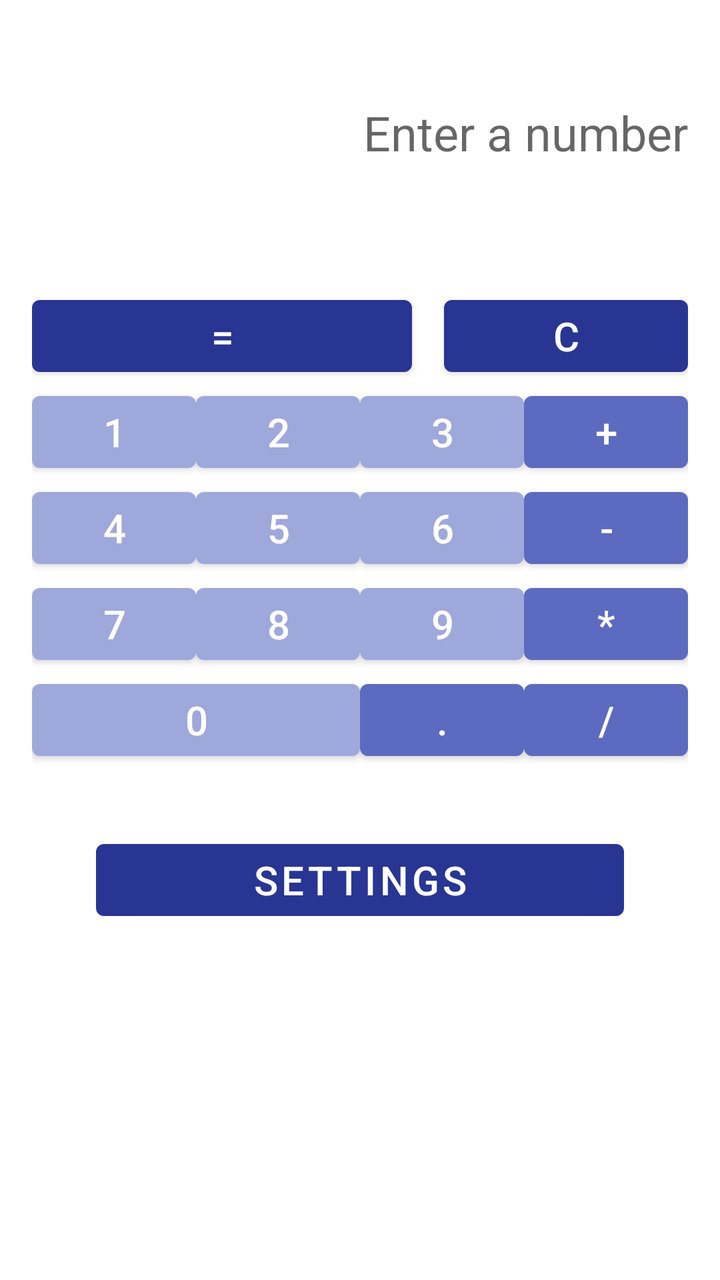
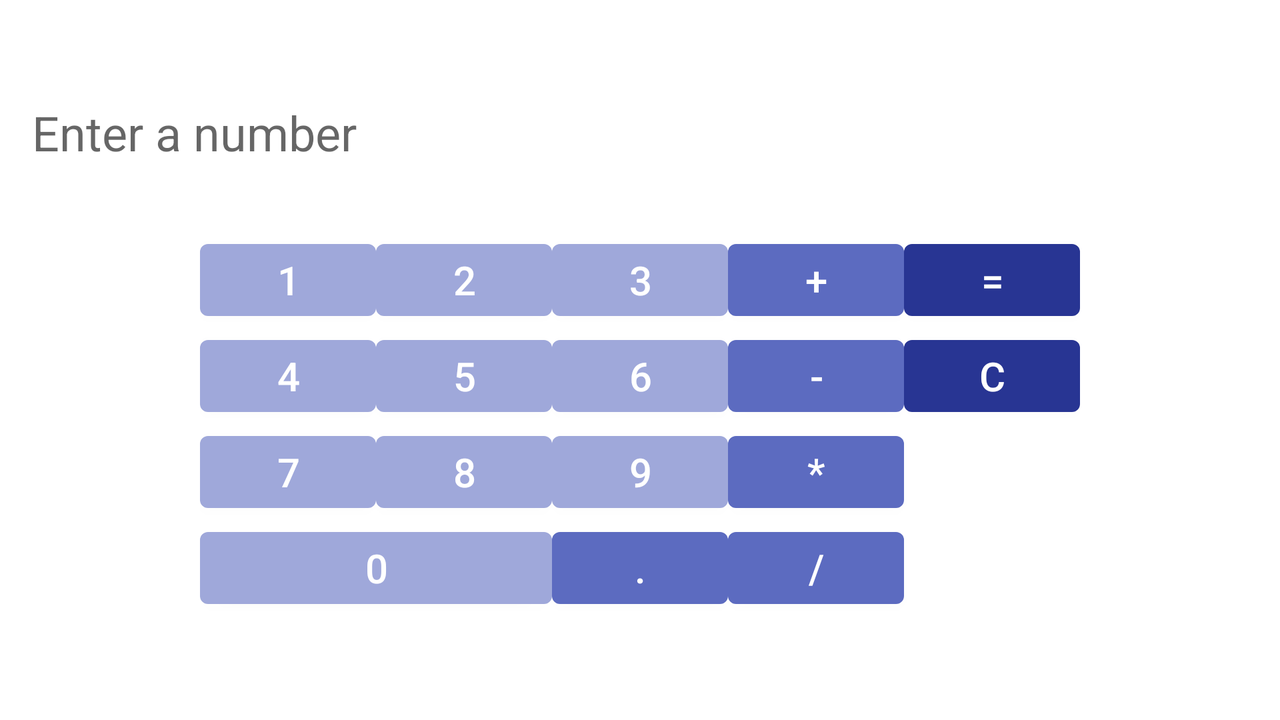

First picture: res/layout/ on a phone held upright. Second picture: the repository's own variant of that layout, on a device whose configuration matches the variant's folder. Source for both follows.
<!-- AndroidManifest.xml: application theme Theme.A_Calculator -->
<!-- res/layout/activity_main.xml -->
<?xml version="1.0" encoding="utf-8"?>
<FrameLayout xmlns:android="http://schemas.android.com/apk/res/android"
    xmlns:tools="http://schemas.android.com/tools"
    android:layout_width="match_parent"
    android:layout_height="match_parent"
    tools:context=".MainActivity">

    <com.google.android.material.textview.MaterialTextView
        android:id="@+id/input_text_field"
        android:layout_width="match_parent"
        android:layout_height="wrap_content"
        android:gravity="right|center"
        android:hint="@string/enter_a_number_text"
        style="@style/TextFieldStyle"
        tools:ignore="RtlHardcoded" />

    <TableLayout
        android:layout_width="match_parent"
        android:layout_height="wrap_content"
        android:layout_gravity="center"
        android:orientation="vertical"
        android:layout_margin="@dimen/default_margin">

        <TableRow
            android:layout_width="match_parent"
            android:layout_height="match_parent"
            android:gravity="center"
            android:orientation="horizontal">

            <com.google.android.material.button.MaterialButton
                android:id="@+id/button_eq"
                android:layout_width="wrap_content"
                android:layout_height="wrap_content"
                android:layout_marginEnd="@dimen/default_margin"
                android:text="@string/btn_text_equal"
                android:layout_weight="3"
                style="@style/CalcButtonStyle.Fun" />

            <com.google.android.material.button.MaterialButton
                android:id="@+id/button_c"
                android:layout_width="wrap_content"
                android:layout_height="wrap_content"
                android:text="@string/btn_text_c"
                android:layout_weight="1"
                style="@style/CalcButtonStyle.Fun"/>

        </TableRow>

        <TableRow
            android:layout_width="match_parent"
            android:layout_height="match_parent"
            android:gravity="center"
            android:orientation="horizontal">

            <com.google.android.material.button.MaterialButton
                style="@style/CalcButtonStyle.Num"
                android:id="@+id/button_num1"
                android:layout_width="0dp"
                android:layout_height="wrap_content"
                android:text="@string/btn_text_1"
                android:layout_weight="1"/>

            <com.google.android.material.button.MaterialButton
                style="@style/CalcButtonStyle.Num"
                android:id="@+id/button_num2"
                android:layout_width="0dp"
                android:layout_height="wrap_content"
                android:text="@string/btn_text_2"
                android:layout_weight="1"/>

            <com.google.android.material.button.MaterialButton
                style="@style/CalcButtonStyle.Num"
                android:id="@+id/button_num3"
                android:layout_width="0dp"
                android:layout_height="wrap_content"
                android:text="@string/btn_text_3"
                android:layout_weight="1"/>

            <com.google.android.material.button.MaterialButton
                style="@style/CalcButtonStyle.Sign"
                android:id="@+id/button_plus"
                android:layout_width="0dp"
                android:layout_height="wrap_content"
                android:text="@string/btn_text_plus"
                android:layout_weight="1"/>
        </TableRow>

        <TableRow
            android:layout_width="match_parent"
            android:layout_height="match_parent"
            android:gravity="center"
            android:orientation="horizontal">

            <com.google.android.material.button.MaterialButton
                style="@style/CalcButtonStyle.Num"
                android:id="@+id/button_num4"
                android:layout_width="0dp"
                android:layout_height="wrap_content"
                android:text="@string/btn_text_4"
                android:layout_weight="1"/>

            <com.google.android.material.button.MaterialButton
                style="@style/CalcButtonStyle.Num"
                android:id="@+id/button_num5"
                android:layout_width="0dp"
                android:layout_height="wrap_content"
                android:text="@string/btn_text_5"
                android:layout_weight="1"/>

            <com.google.android.material.button.MaterialButton
                style="@style/CalcButtonStyle.Num"
                android:id="@+id/button_num6"
                android:layout_width="0dp"
                android:layout_height="wrap_content"
                android:text="@string/btn_text_6"
                android:layout_weight="1"/>

            <com.google.android.material.button.MaterialButton
                style="@style/CalcButtonStyle.Sign"
                android:id="@+id/button_minus"
                android:layout_width="0dp"
                android:layout_height="wrap_content"
                android:text="@string/btn_text_minus"
                android:layout_weight="1"/>
        </TableRow>

        <TableRow
            android:layout_width="match_parent"
            android:layout_height="match_parent"
            android:gravity="center"
            android:orientation="horizontal">

            <com.google.android.material.button.MaterialButton
                style="@style/CalcButtonStyle.Num"
                android:id="@+id/button_num7"
                android:layout_width="0dp"
                android:layout_height="wrap_content"
                android:text="@string/btn_text_7"
                android:layout_weight="1"/>

            <com.google.android.material.button.MaterialButton
                style="@style/CalcButtonStyle.Num"
                android:id="@+id/button_num8"
                android:layout_width="0dp"
                android:layout_height="wrap_content"
                android:text="@string/btn_text_8"
                android:layout_weight="1"/>

            <com.google.android.material.button.MaterialButton
                style="@style/CalcButtonStyle.Num"
                android:id="@+id/button_num9"
                android:layout_width="0dp"
                android:layout_height="wrap_content"
                android:text="@string/btn_text_9"
                android:layout_weight="1"/>

            <com.google.android.material.button.MaterialButton
                style="@style/CalcButtonStyle.Sign"
                android:id="@+id/button_multi"
                android:layout_width="0dp"
                android:layout_height="wrap_content"
                android:text="@string/btn_text_multi"
                android:layout_weight="1"/>
        </TableRow>

        <TableRow
            android:layout_width="match_parent"
            android:layout_height="match_parent"
            android:gravity="center"
            android:orientation="horizontal">

            <com.google.android.material.button.MaterialButton
                style="@style/CalcButtonStyle.Num"
                android:id="@+id/button_num0"
                android:layout_width="0dp"
                android:layout_height="wrap_content"
                android:text="@string/btn_text_0"
                android:layout_weight="2"/>

            <com.google.android.material.button.MaterialButton
                style="@style/CalcButtonStyle.Sign"
                android:id="@+id/button_point"
                android:layout_width="0dp"
                android:layout_height="wrap_content"
                android:text="@string/btn_text_point"
                android:layout_weight="1"/>

            <com.google.android.material.button.MaterialButton
                style="@style/CalcButtonStyle.Sign"
                android:id="@+id/button_div"
                android:layout_width="0dp"
                android:layout_height="wrap_content"
                android:text="@string/btn_text_div"
                android:layout_weight="1"/>

        </TableRow>

        <com.google.android.material.button.MaterialButton
            style="@style/CalcButtonStyle.Fun"
            android:id="@+id/button_settings"
            android:layout_width="match_parent"
            android:layout_height="wrap_content"
            android:layout_margin="@dimen/double_margin"
            android:text="@string/txt_settings">
        </com.google.android.material.button.MaterialButton>
    </TableLayout>



</FrameLayout>
<!-- resources referenced by this layout -->
<resources>
  <dimen name="default_margin">16dp</dimen>
  <dimen name="double_margin">32dp</dimen>
  <string name="btn_text_0">0</string>
  <string name="btn_text_1">1</string>
  <string name="btn_text_2">2</string>
  <string name="btn_text_3">3</string>
  <string name="btn_text_4">4</string>
  <string name="btn_text_5">5</string>
  <string name="btn_text_6">6</string>
  <string name="btn_text_7">7</string>
  <string name="btn_text_8">8</string>
  <string name="btn_text_9">9</string>
  <string name="btn_text_c">C</string>
  <string name="btn_text_div">/</string>
  <string name="btn_text_equal">=</string>
  <string name="btn_text_minus">-</string>
  <string name="btn_text_multi">*</string>
  <string name="btn_text_plus">+</string>
  <string name="btn_text_point">.</string>
  <string name="enter_a_number_text">Enter a number</string>
  <string name="txt_settings">Settings</string>
  <style name="CalcButtonStyle.Fun">
          <item name="backgroundTint">@color/blue_800</item>
      </style>
  <style name="CalcButtonStyle.Num">
          <item name="backgroundTint">@color/blue_200</item>
      </style>
  <style name="CalcButtonStyle.Sign">
          <item name="backgroundTint">@color/blue_400</item>
      </style>
  <style name="TextFieldStyle">
          <item name="android:textSize">@dimen/text_size</item>
          <item name="android:layout_marginStart">@dimen/default_margin</item>
          <item name="android:layout_marginEnd">@dimen/default_margin</item>
          <item name="android:layout_marginTop">@dimen/edit_text_margin_top</item>
      </style>
  <style name="Theme.A_Calculator" parent="Theme.MaterialComponents.DayNight.DarkActionBar">
          
          <item name="colorPrimary">@color/purple_500</item>
          <item name="colorPrimaryVariant">@color/purple_700</item>
          <item name="colorOnPrimary">@color/white</item>
          
          <item name="colorSecondary">@color/teal_200</item>
          <item name="colorSecondaryVariant">@color/teal_700</item>
          <item name="colorOnSecondary">@color/black</item>
          
          <item name="android:statusBarColor" tools:targetApi="l">?attr/colorPrimaryVariant</item>
          
      </style>
  <color name="blue_800">#283593</color>
  <color name="blue_200">#9fa8da</color>
  <color name="blue_400">#5c6bc0</color>
  <dimen name="text_size">24sp</dimen>
  <dimen name="edit_text_margin_top">50dp</dimen>
  <color name="purple_500">#FF6200EE</color>
  <color name="purple_700">#FF3700B3</color>
  <color name="white">#FFFFFFFF</color>
  <color name="teal_200">#FF03DAC5</color>
  <color name="teal_700">#FF018786</color>
  <color name="black">#FF000000</color>
</resources>
<!-- res/layout-land/activity_main.xml (the repository's variant of the layout above) -->
<!-- drawn on the phone turned sideways -->
<?xml version="1.0" encoding="utf-8"?>
<FrameLayout xmlns:android="http://schemas.android.com/apk/res/android"
    xmlns:tools="http://schemas.android.com/tools"
    android:layout_width="match_parent"
    android:layout_height="match_parent"
    xmlns:app="http://schemas.android.com/apk/res-auto"
    tools:context=".MainActivity">

    <androidx.appcompat.widget.AppCompatImageView
        android:layout_width="match_parent"
        android:layout_height="match_parent"
        android:layout_gravity="center"
        android:scaleType="centerCrop"
        app:srcCompat="@drawable/background_land"/>

    <com.google.android.material.textview.MaterialTextView
        style="@style/TextFieldStyle"
        android:id="@+id/textField"
        android:layout_width="match_parent"
        android:layout_height="wrap_content"
        android:gravity="left|center"
        android:hint="@string/enter_a_number_text"
        tools:ignore="RtlHardcoded" />

    <TableLayout
        android:layout_width="wrap_content"
        android:layout_height="wrap_content"
        android:layout_gravity="center"
        android:orientation="vertical"
        android:layout_marginTop="@dimen/double_margin">

        <TableRow
            android:layout_width="match_parent"
            android:layout_height="match_parent"
            android:gravity="center"
            android:orientation="horizontal">

            <com.google.android.material.button.MaterialButton
                style="@style/CalcButtonStyle.Num"
                android:id="@+id/button_num1"
                android:layout_width="wrap_content"
                android:layout_height="wrap_content"
                android:text="@string/btn_text_1" />

            <com.google.android.material.button.MaterialButton
                style="@style/CalcButtonStyle.Num"
                android:id="@+id/button_num2"
                android:layout_width="wrap_content"
                android:layout_height="wrap_content"
                android:text="@string/btn_text_2" />

            <com.google.android.material.button.MaterialButton
                style="@style/CalcButtonStyle.Num"
                android:id="@+id/button_num3"
                android:layout_width="wrap_content"
                android:layout_height="wrap_content"
                android:text="@string/btn_text_3" />

            <com.google.android.material.button.MaterialButton
                style="@style/CalcButtonStyle.Sign"
                android:id="@+id/button_plus"
                android:layout_width="wrap_content"
                android:layout_height="wrap_content"
                android:text="@string/btn_text_plus" />

            <com.google.android.material.button.MaterialButton
                style="@style/CalcButtonStyle.Fun"
                android:id="@+id/button_eq"
                android:layout_width="wrap_content"
                android:layout_height="wrap_content"
                android:text="@string/btn_text_equal" />
        </TableRow>

        <TableRow
            android:layout_width="match_parent"
            android:layout_height="match_parent"
            android:gravity="center"
            android:orientation="horizontal">

            <com.google.android.material.button.MaterialButton
                style="@style/CalcButtonStyle.Num"
                android:id="@+id/button_num4"
                android:layout_width="wrap_content"
                android:layout_height="wrap_content"
                android:text="@string/btn_text_4" />

            <com.google.android.material.button.MaterialButton
                style="@style/CalcButtonStyle.Num"
                android:id="@+id/button_num5"
                android:layout_width="wrap_content"
                android:layout_height="wrap_content"
                android:text="@string/btn_text_5" />

            <com.google.android.material.button.MaterialButton
                style="@style/CalcButtonStyle.Num"
                android:id="@+id/button_num6"
                android:layout_width="wrap_content"
                android:layout_height="wrap_content"
                android:text="@string/btn_text_6" />

            <com.google.android.material.button.MaterialButton
                style="@style/CalcButtonStyle.Sign"
                android:id="@+id/button_minus"
                android:layout_width="wrap_content"
                android:layout_height="wrap_content"
                android:text="@string/btn_text_minus" />

            <com.google.android.material.button.MaterialButton
                style="@style/CalcButtonStyle.Fun"
                android:id="@+id/button_c"
                android:layout_width="wrap_content"
                android:layout_height="wrap_content"
                android:text="@string/btn_text_c" />
        </TableRow>

        <TableRow
            android:layout_width="match_parent"
            android:layout_height="match_parent"
            android:gravity="start"
            android:orientation="horizontal">

            <com.google.android.material.button.MaterialButton
                style="@style/CalcButtonStyle.Num"
                android:id="@+id/button_num7"
                android:layout_width="wrap_content"
                android:layout_height="wrap_content"
                android:text="@string/btn_text_7" />

            <com.google.android.material.button.MaterialButton
                style="@style/CalcButtonStyle.Num"
                android:id="@+id/button_num8"
                android:layout_width="wrap_content"
                android:layout_height="wrap_content"
                android:text="@string/btn_text_8" />

            <com.google.android.material.button.MaterialButton
                style="@style/CalcButtonStyle.Num"
                android:id="@+id/button_num9"
                android:layout_width="wrap_content"
                android:layout_height="wrap_content"
                android:text="@string/btn_text_9" />

            <com.google.android.material.button.MaterialButton
                style="@style/CalcButtonStyle.Sign"
                android:id="@+id/button_multi"
                android:layout_width="wrap_content"
                android:layout_height="wrap_content"
                android:text="@string/btn_text_multi" />
        </TableRow>

        <TableRow
            android:layout_width="match_parent"
            android:layout_height="match_parent"
            android:gravity="start"
            android:orientation="horizontal">

            <com.google.android.material.button.MaterialButton
                style="@style/CalcButtonStyle.Num"
                android:id="@+id/button_num0"
                android:layout_width="wrap_content"
                android:layout_height="wrap_content"
                android:layout_span="2"
                android:text="@string/btn_text_0" />

            <com.google.android.material.button.MaterialButton
                style="@style/CalcButtonStyle.Sign"
                android:id="@+id/button_point"
                android:layout_width="wrap_content"
                android:layout_height="wrap_content"
                android:text="@string/btn_text_point" />

            <com.google.android.material.button.MaterialButton
                style="@style/CalcButtonStyle.Sign"
                android:id="@+id/button_div"
                android:layout_width="wrap_content"
                android:layout_height="wrap_content"
                android:text="@string/btn_text_div" />


        </TableRow>


    </TableLayout>

</FrameLayout>
<!-- resources referenced by the variant -->
<!-- as the phone turned sideways resolves them -->
<resources>
  <dimen name="double_margin">32dp</dimen>
  <string name="btn_text_0">0</string>
  <string name="btn_text_1">1</string>
  <string name="btn_text_2">2</string>
  <string name="btn_text_3">3</string>
  <string name="btn_text_4">4</string>
  <string name="btn_text_5">5</string>
  <string name="btn_text_6">6</string>
  <string name="btn_text_7">7</string>
  <string name="btn_text_8">8</string>
  <string name="btn_text_9">9</string>
  <string name="btn_text_c">C</string>
  <string name="btn_text_div">/</string>
  <string name="btn_text_equal">=</string>
  <string name="btn_text_minus">-</string>
  <string name="btn_text_multi">*</string>
  <string name="btn_text_plus">+</string>
  <string name="btn_text_point">.</string>
  <string name="enter_a_number_text">Enter a number</string>
  <style name="CalcButtonStyle.Fun">
          <item name="backgroundTint">@color/blue_800</item>
      </style>
  <style name="CalcButtonStyle.Num">
          <item name="backgroundTint">@color/blue_200</item>
      </style>
  <style name="CalcButtonStyle.Sign">
          <item name="backgroundTint">@color/blue_400</item>
      </style>
  <style name="TextFieldStyle">
          <item name="android:textSize">@dimen/text_size</item>
          <item name="android:layout_marginStart">@dimen/default_margin</item>
          <item name="android:layout_marginEnd">@dimen/default_margin</item>
          <item name="android:layout_marginTop">@dimen/edit_text_margin_top</item>
      </style>
  <style name="Theme.A_Calculator" parent="Theme.MaterialComponents.DayNight.DarkActionBar">
          
          <item name="colorPrimary">@color/purple_500</item>
          <item name="colorPrimaryVariant">@color/purple_700</item>
          <item name="colorOnPrimary">@color/white</item>
          
          <item name="colorSecondary">@color/teal_200</item>
          <item name="colorSecondaryVariant">@color/teal_700</item>
          <item name="colorOnSecondary">@color/black</item>
          
          <item name="android:statusBarColor" tools:targetApi="l">?attr/colorPrimaryVariant</item>
          
      </style>
  <color name="blue_800">#283593</color>
  <color name="blue_200">#9fa8da</color>
  <color name="blue_400">#5c6bc0</color>
  <dimen name="text_size">24sp</dimen>
  <dimen name="default_margin">16dp</dimen>
  <dimen name="edit_text_margin_top">50dp</dimen>
  <color name="purple_500">#FF6200EE</color>
  <color name="purple_700">#FF3700B3</color>
  <color name="white">#FFFFFFFF</color>
  <color name="teal_200">#FF03DAC5</color>
  <color name="teal_700">#FF018786</color>
  <color name="black">#FF000000</color>
</resources>
